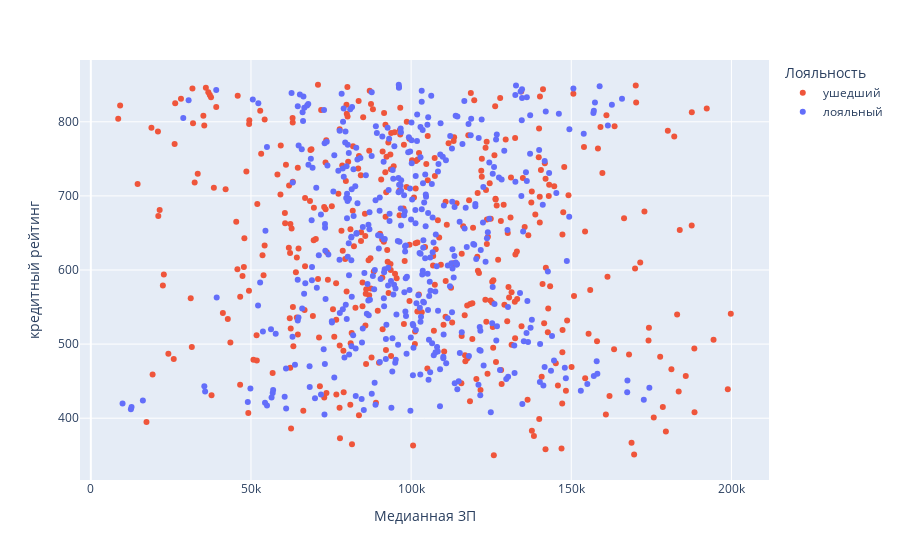

Source (notebook cell):
### Markdown cell above
### 9.5. Постройте график, который показывает взаимосвязь кредитного рейтинга клиента и его предполагаемой зарплаты. Добавьте расцветку по признаку оттока клиентов. Какова взаимосвязь между признаками? Если не видите явной взаимосвязи, укажите это.

### Code cell
fig_data=churn.groupby(
    ['CreditScore', 'Exited'],
    as_index=False
)[['EstimatedSalary']].median()

fig=px.scatter(
    fig_data,
    y='CreditScore',
    x='EstimatedSalary',
    color=fig_data['Exited'].map({0:'лояльный', 1:'ушедший'}),
    labels={'color': 'Лояльность', 'CreditScore':'кредитный рейтинг', 'EstimatedSalary':'Медианная ЗП'},
    color_discrete_sequence=churn['Exited'].map({1:'#EF553B', 0:'#636EFA'})
)

fig.show()

### Figure 1 — Plotly figure (JSON) as saved in the notebook; plotly's stock layout.template omitted (floating-point values rounded to 4 significant figures; data arrays with more than 128 entries replaced by an {"elided": "..."} marker saying what was removed)
{"data": [{"hovertemplate": "Лояльность=ушедший<br>Медианная ЗП=%{x}<br>кредитный рейтинг=%{y}<extra></extra>", "legendgroup": "ушедший", "marker": {"color": "#EF553B", "symbol": "circle"}, "mode": "markers", "name": "ушедший", "orientation": "v", "showlegend": true, "type": "scatter", "x": {"elided": "420 float values"}, "xaxis": "x", "y": {"elided": "420 int values"}, "yaxis": "y"}, {"hovertemplate": "Лояльность=лояльный<br>Медианная ЗП=%{x}<br>кредитный рейтинг=%{y}<extra></extra>", "legendgroup": "лояльный", "marker": {"color": "#636EFA", "symbol": "circle"}, "mode": "markers", "name": "лояльный", "orientation": "v", "showlegend": true, "type": "scatter", "x": {"elided": "442 float values"}, "xaxis": "x", "y": {"elided": "442 int values"}, "yaxis": "y"}], "layout": {"legend": {"title": {"text": "Лояльность"}, "tracegroupgap": 0}, "margin": {"t": 60}, "xaxis": {"anchor": "y", "domain": [0, 1], "title": {"text": "Медианная ЗП"}}, "yaxis": {"anchor": "x", "domain": [0, 1], "title": {"text": "кредитный рейтинг"}}}}
